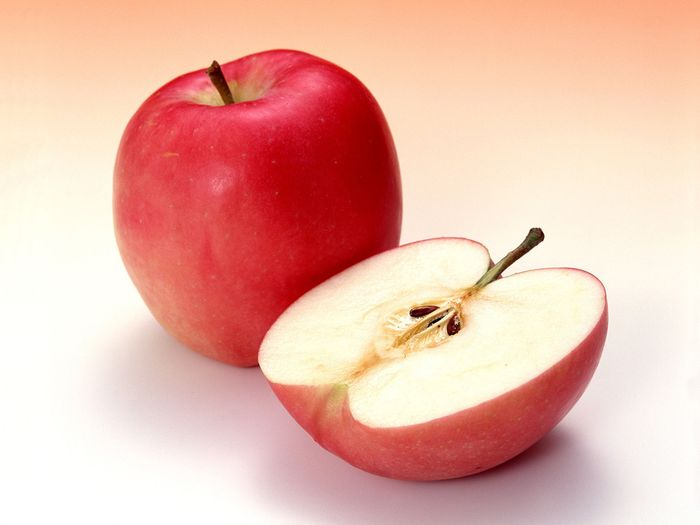
#> input picture apel.png, 700 x 525 px
$ python minggu3_contrast_stretchingv2.py
#> lines starting #> are read from the running program, lines starting #| are printed output that depends on the picture
import cv2
import numpy as np
import matplotlib.pyplot as plt

# Baca gambar
img_path = "apel.png"
img = cv2.imread(img_path)
#> img is the input picture: shape (525, 700, 3); mean B, G, R 170.1, 183.6, 234.6

# Grayscale dengan rumus luminosity
b, g, r = cv2.split(img)
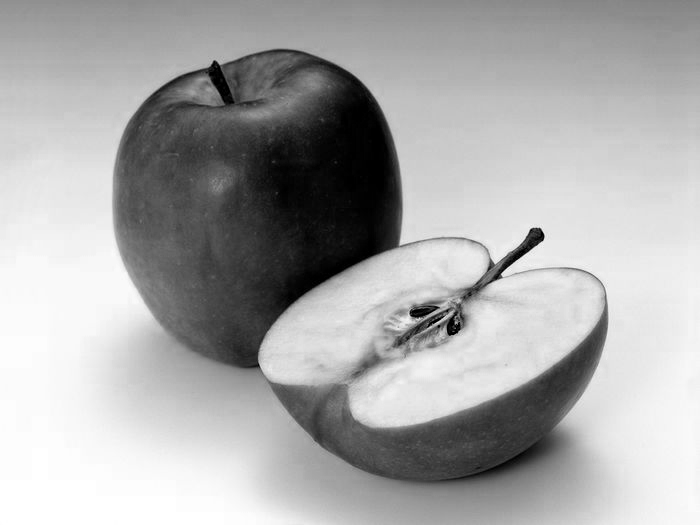
#> b: shape (525, 700); min 0, max 255, mean 170.1
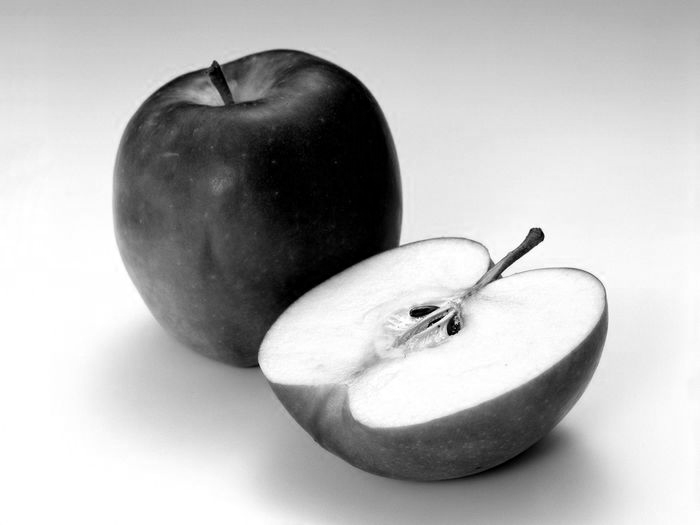
#> g: shape (525, 700); min 0, max 255, mean 183.6
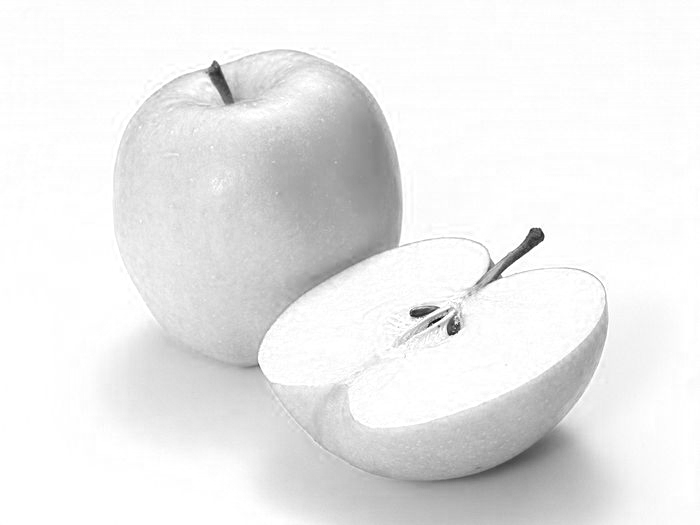
#> r: shape (525, 700); min 6, max 255, mean 234.6
grayscale = (0.299 * r + 0.587 * g + 0.114 * b).astype(np.uint8)
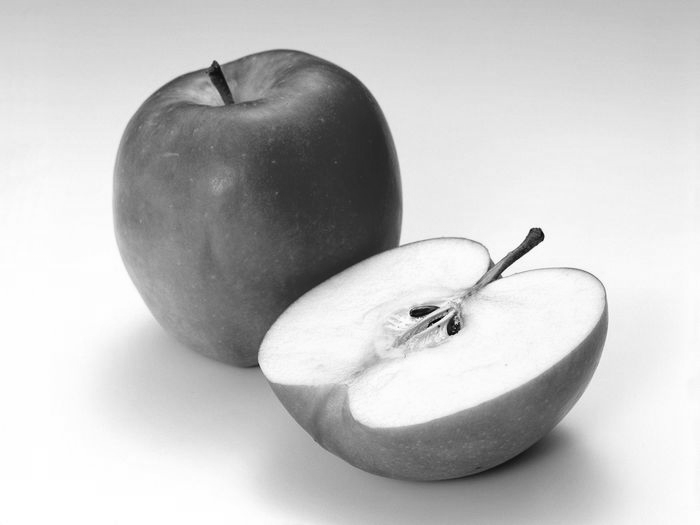
#> grayscale: shape (525, 700); min 2, max 255, mean 196.8

# Fungsi contrast stretching
def contrast_stretching(image):
    I_min = np.min(image)
    I_max = np.max(image)
    stretched = ((image - I_min) / (I_max - I_min) * 255).astype(np.uint8)
    return stretched

# Contrast stretching untuk citra berwarna
contrast_img = np.zeros_like(img)
for i in range(3):  # proses per channel B, G, R
    contrast_img[:, :, i] = contrast_stretching(img[:, :, i])
#> this loop made 3 passes
#> I_min in contrast_stretching on passes 1 to 3: 0, 0, 6

# Fungsi plotting histogram
def plot_histogram(image, color='k', title='Histogram'):
    plt.hist(image.ravel(), bins=256, range=(0, 256), color=color, alpha=0.7)
    plt.title(title)
    plt.xlabel("Pixel Intensity")
    plt.ylabel("Frequency")

# Plot hasil
plt.figure(figsize=(14, 9))

# 1. Citra asli + histogram
plt.subplot(2, 4, 1)
plt.imshow(cv2.cvtColor(img, cv2.COLOR_BGR2RGB))
plt.title("Citra Asli")
plt.axis("off")

plt.subplot(2, 4, 2)
plot_histogram(img, color='k', title="Histogram Citra Asli")

# 2. Grayscale (Luminosity) + histogram
plt.subplot(2, 4, 3)
plt.imshow(grayscale, cmap='gray')
plt.title("Grayscale (Luminosity)")
plt.axis("off")

plt.subplot(2, 4, 4)
plot_histogram(grayscale, color='gray', title="Histogram Grayscale")

# 3. Contrast Stretching + histogram
plt.subplot(2, 4, 5)
plt.imshow(cv2.cvtColor(contrast_img, cv2.COLOR_BGR2RGB))
plt.title("Contrast Stretching (Color)")
plt.axis("off")

plt.subplot(2, 4, 6)
plot_histogram(contrast_img, color='k', title="Histogram Contrast Stretching")

plt.tight_layout()
plt.show()
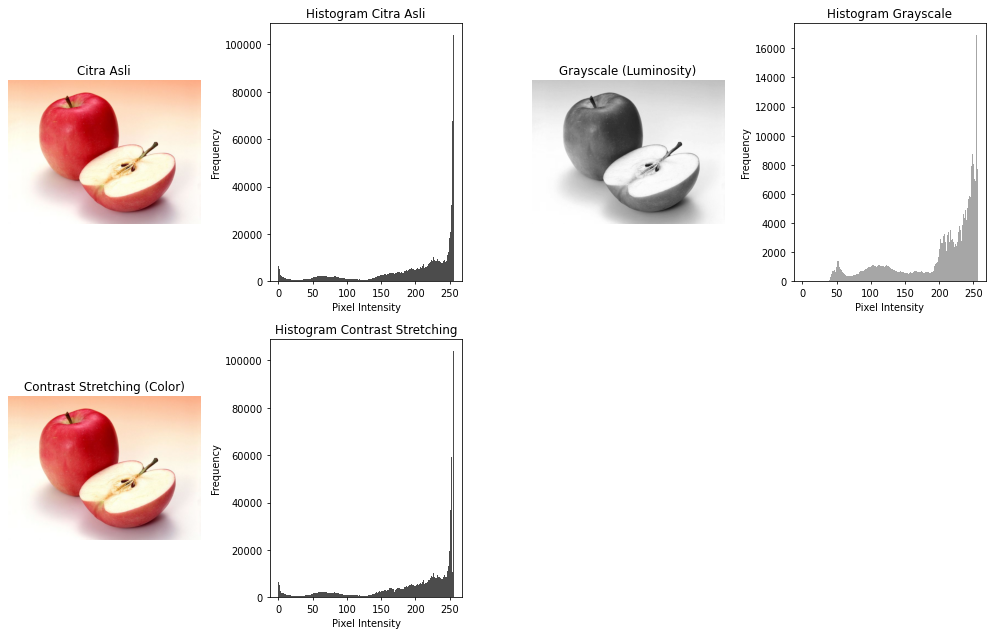
#> figure drawn by matplotlib, 6 panels; panel 2: tallest bar 103909 high, from x = 255 to 256; panel 4: tallest bar 16904 high, from x = 254 to 255; panel 6: tallest bar 103909 high, from x = 255 to 256
